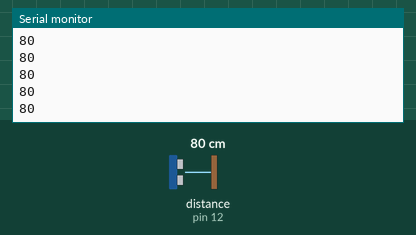
This sketch was run on a simulated Arduino Uno, built with avr-gcc and run on an emulated ATmega328P. On the bench: the last lines printed to the serial monitor. Wiring (inferred from the names in the program): ultrasonic range finder: trigger pin 11; echo pin 12. The test bench sets the inputs (shaded band); at power-on: distance to the obstacle (sensor on pin 12) 80 cm. The echo pulse lasts 58.3 µs per cm.

Above: at 1.2 s.
1.3 s: distance to the obstacle (sensor on pin 12) set to 2 cm
At 2.0 s:
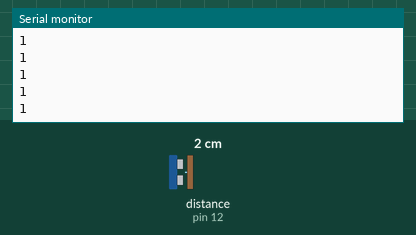
2.8 s: distance to the obstacle (sensor on pin 12) set to 4 cm
At 3.3 s:
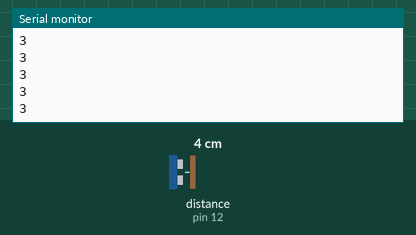
Timing chart, 0 to 5.8 s (numbered marks = the images above; inputs shaded):
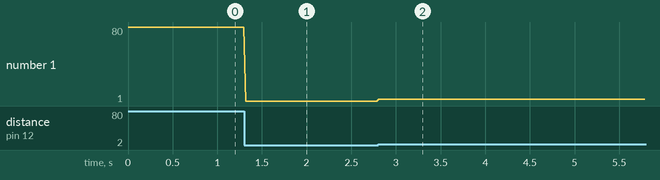

Measured:
- after the input at 1.3 s, the serial monitor: prints a new line at once (image 1)
- after the input at 2.8 s, the serial monitor: prints a new line at once (image 2)
- plotted number 1: 80 → 1 after the input at 1.3 s, 1 → 3 after the input at 2.8 s

The sketch:

sketch_apr17a.ino
```cpp
#define TRIG 11
#define ECHO 12

void setup() {
  pinMode(TRIG, OUTPUT);
  pinMode(ECHO, INPUT);
  digitalWrite(TRIG, 0);
  Serial.begin(9600);
}

uint32_t sonar() {
  digitalWrite(TRIG, 1);
  delayMicroseconds(10);
  digitalWrite(TRIG, 0);

  uint32_t dur = pulseIn(ECHO, HIGH);
  return dur / 58;
}

void loop() {
  Serial.println(sonar());
  delay(20);
}
```
